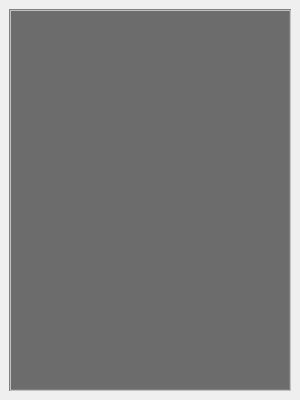
<?xml version="1.0" encoding="UTF-8"?>
<ui version="4.0">
 <class>QuickStock</class>
 <widget class="QMainWindow" name="QuickStock">
  <property name="geometry">
   <rect>
    <x>0</x>
    <y>0</y>
    <width>300</width>
    <height>400</height>
   </rect>
  </property>
  <property name="windowTitle">
   <string>自选股</string>
  </property>
  <widget class="QWidget" name="centralwidget">
   <layout class="QVBoxLayout" name="verticalLayout">
    <item>
     <widget class="QTableView" name="tableView">
      <property name="sizePolicy">
       <sizepolicy hsizetype="Expanding" vsizetype="Expanding">
        <horstretch>0</horstretch>
        <verstretch>0</verstretch>
       </sizepolicy>
      </property>
      <property name="maximumSize">
       <size>
        <width>16777215</width>
        <height>16777215</height>
       </size>
      </property>
      <property name="styleSheet">
       <string notr="true">/*QTableView 左上角样式*/
QTableView QTableCornerButton::section {
   /*  background: red;
    border: 2px outset red;*/
    color: red;
    background-color: rgb(64, 64, 64);
    border: 5px solid #f6f7fa;
    border-radius:0px;
    border-color: rgb(64, 64, 64);
 }

 QTableView {
    color: white;                                       /*表格内文字颜色*/
    gridline-color: black;                              /*表格内框颜色*/
    background-color: rgb(108, 108, 108);               /*表格内背景色*/
    alternate-background-color: rgb(64, 64, 64);
    selection-color: white;                             /*选中区域的文字颜色*/
    selection-background-color: rgb(77, 77, 77);        /*选中区域的背景色*/
    border: 2px groove gray;
    border-radius: 0px;
    padding: 2px 4px;
}

QHeaderView {
    color: white;
    background-color: rgb(108, 108, 108);
    border: 0px solid rgb(144, 144, 144);
    border:0px solid rgb(191,191,191);
    border-left-color: rgba(255, 255, 255, 0);
    border-top-color: rgba(255, 255, 255, 0);
    border-radius:0px;
    min-height:29px;	
	font: bold 10pt
}

QHeaderView::section {
    color: white;
    background-color: rgb(64, 64, 64);
    border: 5px solid #f6f7fa;
    border-radius:0px;
    border-color: rgb(64, 64, 64);
} </string>
      </property>
     </widget>
    </item>
   </layout>
  </widget>
 </widget>
 <resources/>
 <connections/>
</ui>
